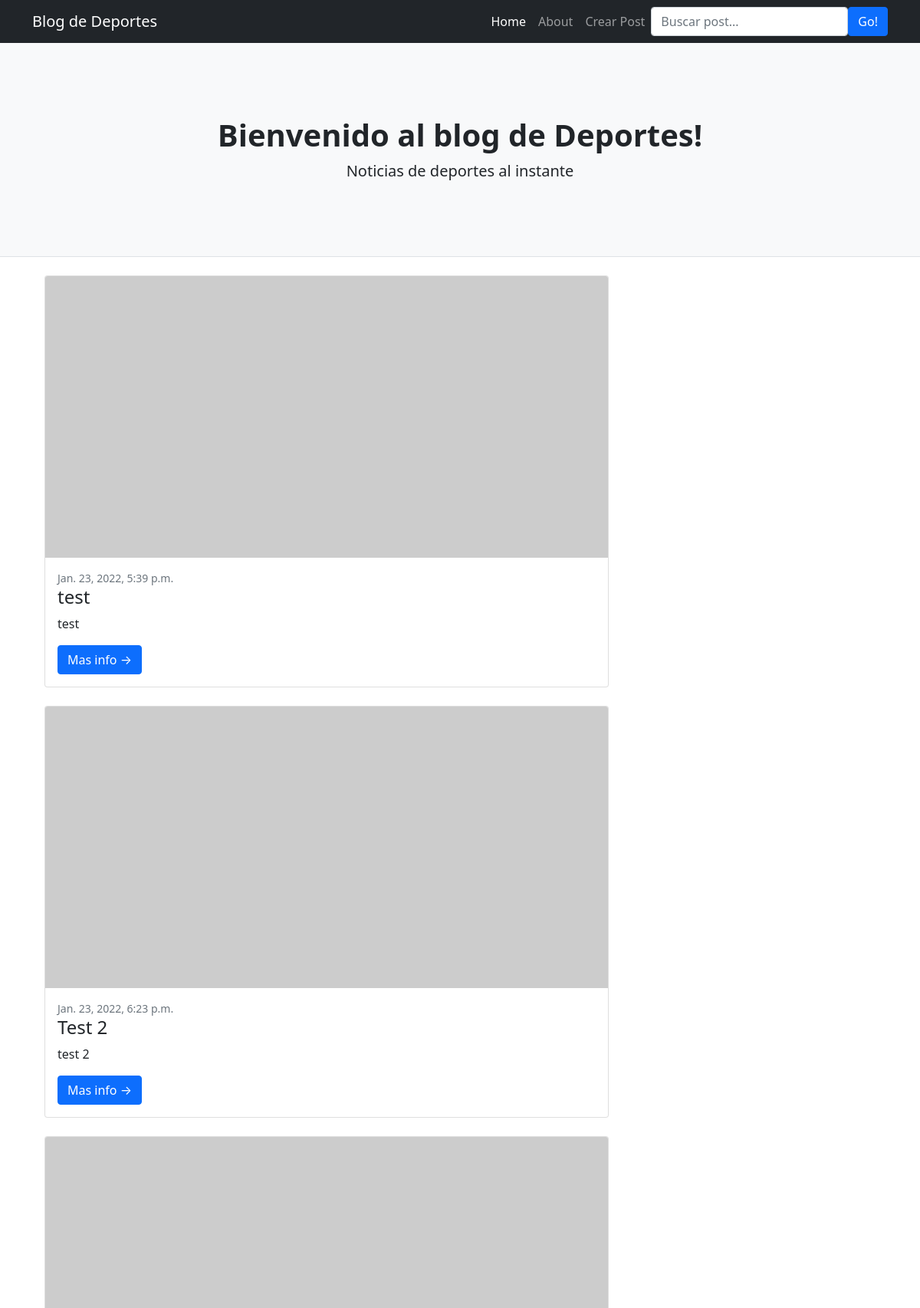
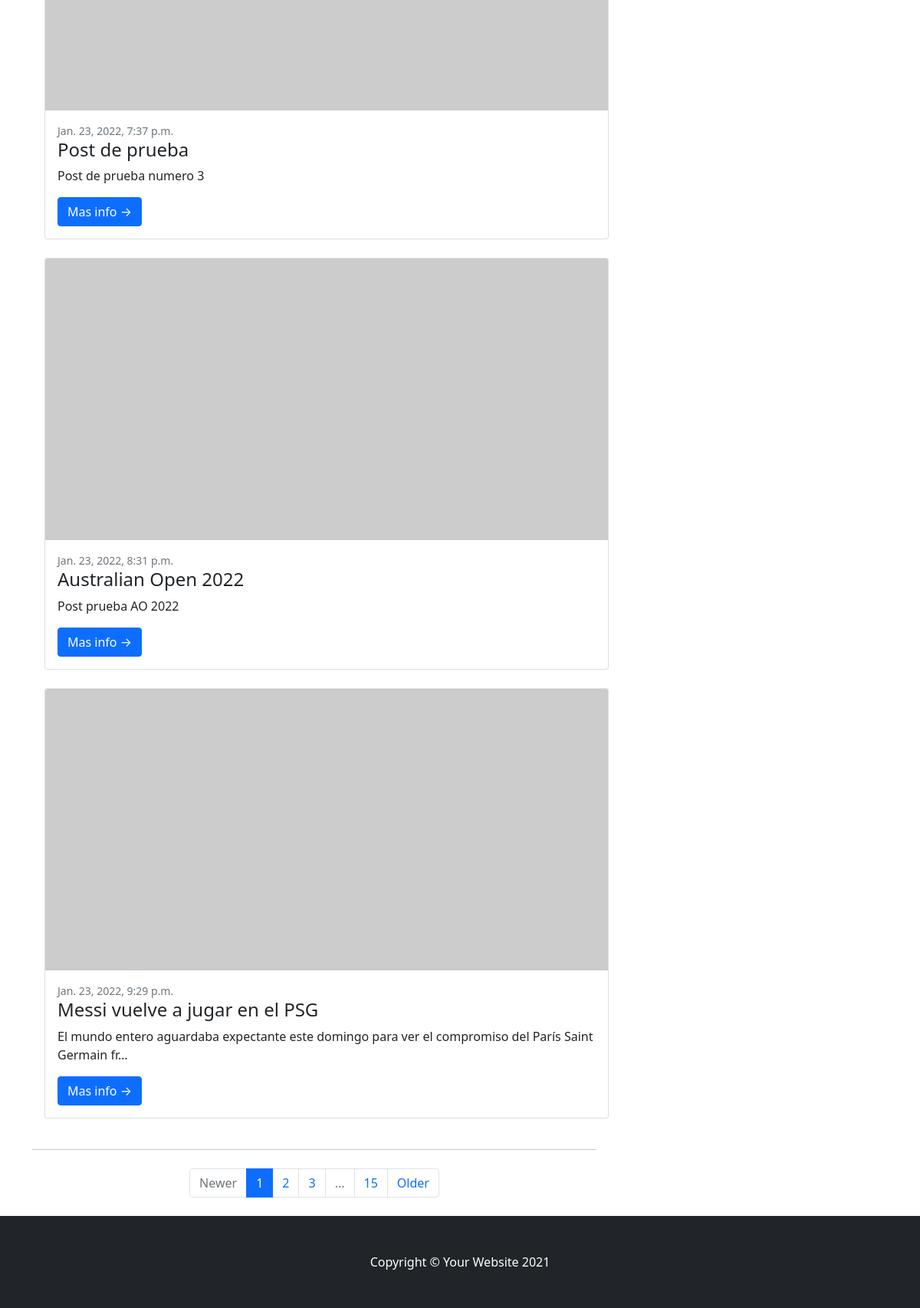
Screenshot of /blog/ with the database file from the repository (2 pictures, top to bottom).
### blog/models.py (models this page shows, shortened)
class Post(models.Model):
    title = models.CharField(max_length=100)
    content = models.TextField()
    slug = models.SlugField(max_length=200, null=True, unique=True)
    thumbnail = models.ImageField(blank=True)
    created_date = models.DateTimeField(auto_now_add=True)
    updated_date = models.DateTimeField(auto_now=True)

### blog/views.py (the view)
# urls.py: path('', Inicio.as_view(), name='inicio'),
class Inicio (ListView):
    model = Post
    template_name = 'blog/index.html'

### blog/templates/blog/index.html (shortened to what this page needs)
{% extends 'blog/base.html' %}
{% load static %}
{%block header %}
        <header class="py-5 bg-light border-bottom mb-4">
            <div class="container">
                <div class="text-center my-5">
                    <h1 class="fw-bolder">Bienvenido al blog de Deportes!</h1>
                    <p class="lead mb-0">Noticias de deportes al instante</p>
                </div>
            </div>
        </header>
{% endblock header %}
{% block navbar %}
<nav class="navbar navbar-expand-lg navbar-dark bg-dark">
    <div class="container">
        <a class="navbar-brand" href="#!">Blog de Deportes</a>
                <div class="collapse navbar-collapse" id="navbarSupportedContent">
                    <ul class="navbar-nav ms-auto mb-2 mb-lg-0">
                        <li class="nav-item"><a class="nav-link active" aria-current="page" href="{% url 'inicio' %}">Home</a></li>
                        <li class="nav-item"><a class="nav-link" href="{% url 'about' %}">About</a></li>
                        <li class="nav-item"><a class="nav-link" href="{% url 'creapost' %}">Crear Post</a></li>
                    </ul>
                    <form class="d-flex" method="POST" action="{% url 'resultadoBusqueda' %}">
                                    <input class="form-control" type="text" placeholder="Buscar post..." aria-label="Buscar post..." aria-describedby="button-search" name="searched" />
                                    <button class="btn btn-primary" id="button-search" type="submit">Go!</button>
                    </form>
                </div>
    </div>
</nav>
{% endblock navbar %}
{% block pagecontent %}
<ul>
{% for post in object_list %}
<div class="container">
    <div class="row">
        <div class="col-lg-8">
<div class="card mb-4">
    <a href="#!"><img class="card-img-top" src="https://dummyimage.com/700x350/dee2e6/6c757d.jpg" alt="..." /></a>
    <div class="card-body">
        <div class="small text-muted">{{post.created_date}}</div>
        <h2 class="card-title h4">{{post.title}}</h2>
        <p class="card-text">{{post.content|truncatechars:100}}</p>
        <a class="btn btn-primary" href="{% url 'post-details' post.slug  %}">Mas info →</a>
    </div>
</div>
</div>
{% endfor %}
</ul>
<div class="container">
    <div class="row">
        <div class="col-lg-8">
            <nav aria-label="Pagination">
                <hr class="my-0" />
                <ul class="pagination justify-content-center my-4">
                    <li class="page-item disabled"><a class="page-link" href="#" tabindex="-1" aria-disabled="true">Newer</a></li>
                    <li class="page-item active" aria-current="page"><a class="page-link" href="#!">1</a></li>
                    <li class="page-item"><a class="page-link" href="#!">2</a></li>
                    <li class="page-item"><a class="page-link" href="#!">3</a></li>
                    <li class="page-item disabled"><a class="page-link" href="#!">...</a></li>
                    <li class="page-item"><a class="page-link" href="#!">15</a></li>
                    <li class="page-item"><a class="page-link" href="#!">Older</a></li>
                </ul>
            </nav>
        </div>
{% endblock pagecontent %}

### rows the page displays
Post: created_date "Jan. 23, 2022, 5:39 p.m.", title "test", content "test"
Post: created_date "Jan. 23, 2022, 6:23 p.m.", title "Test 2", content "test 2"
Post: created_date "Jan. 23, 2022, 7:37 p.m.", title "Post de prueba", content "Post de prueba numero 3"
Post: created_date "Jan. 23, 2022, 8:31 p.m.", title "Australian Open 2022", content "Post prueba AO 2022"
Post: created_date "Jan. 23, 2022, 9:29 p.m.", title "Messi vuelve a jugar en el PSG", content "El mundo entero aguardaba expectante este domingo para ver el compromiso del París Saint Germain fr…"
